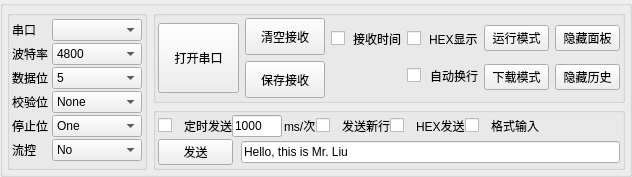
      <widget class="QGroupBox" name="downGroupBox">
       <property name="maximumSize">
        <size>
         <width>16777215</width>
         <height>222</height>
        </size>
       </property>
       <property name="title">
        <string/>
       </property>
       <layout class="QGridLayout" name="gridLayout_7">
        <property name="leftMargin">
         <number>4</number>
        </property>
        <property name="topMargin">
         <number>4</number>
        </property>
        <property name="rightMargin">
         <number>4</number>
        </property>
        <property name="bottomMargin">
         <number>4</number>
        </property>
        <property name="verticalSpacing">
         <number>4</number>
        </property>
        <item row="0" column="0" rowspan="2">
         <widget class="QGroupBox" name="downLeftGroupBox">
          <property name="title">
           <string/>
          </property>
          <layout class="QGridLayout" name="gridLayout_4">
           <property name="leftMargin">
            <number>2</number>
           </property>
           <property name="topMargin">
            <number>2</number>
           </property>
           <property name="rightMargin">
            <number>2</number>
           </property>
           <property name="bottomMargin">
            <number>2</number>
           </property>
           <property name="verticalSpacing">
            <number>1</number>
           </property>
           <item row="0" column="0">
            <layout class="QHBoxLayout" name="chuanHL">
             <item>
              <widget class="QLabel" name="chuanLabel">
               <property name="text">
                <string>串口</string>
               </property>
              </widget>
             </item>
             <item>
              <widget class="ComboxEvent" name="chuanComboBox">
               <property name="minimumSize">
                <size>
                 <width>90</width>
                 <height>0</height>
                </size>
               </property>
               <property name="maximumSize">
                <size>
                 <width>90</width>
                 <height>16777215</height>
                </size>
               </property>
              </widget>
             </item>
            </layout>
           </item>
           <item row="1" column="0">
            <layout class="QHBoxLayout" name="boTeHL">
             <item>
              <widget class="QLabel" name="boTeLabel">
               <property name="text">
                <string>波特率</string>
               </property>
              </widget>
             </item>
             <item>
              <widget class="QComboBox" name="boTeComboBox">
               <property name="minimumSize">
                <size>
                 <width>90</width>
                 <height>0</height>
                </size>
               </property>
               <property name="maximumSize">
                <size>
                 <width>90</width>
                 <height>16777215</height>
                </size>
               </property>
               <item>
                <property name="text">
                 <string>4800</string>
                </property>
               </item>
               <item>
                <property name="text">
                 <string>9600</string>
                </property>
               </item>
               <item>
                <property name="text">
                 <string>19200</string>
                </property>
               </item>
               <item>
                <property name="text">
                 <string>38400</string>
                </property>
               </item>
               <item>
                <property name="text">
                 <string>57600</string>
                </property>
               </item>
               <item>
                <property name="text">
                 <string>74880</string>
                </property>
               </item>
               <item>
                <property name="text">
                 <string>115200</string>
                </property>
               </item>
               <item>
                <property name="text">
                 <string>230400</string>
                </property>
               </item>
               <item>
                <property name="text">
                 <string>460800</string>
                </property>
               </item>
               <item>
                <property name="text">
                 <string>576000</string>
                </property>
               </item>
              </widget>
             </item>
            </layout>
           </item>
           <item row="2" column="0">
            <layout class="QHBoxLayout" name="dataLH">
             <item>
              <widget class="QLabel" name="dataLabel">
               <property name="text">
                <string>数据位</string>
               </property>
              </widget>
             </item>
             <item>
              <widget class="QComboBox" name="dataComboBox">
               <property name="minimumSize">
                <size>
                 <width>90</width>
                 <height>0</height>
                </size>
               </property>
               <property name="maximumSize">
                <size>
                 <width>90</width>
                 <height>16777215</height>
                </size>
               </property>
               <item>
                <property name="text">
                 <string>5</string>
                </property>
               </item>
               <item>
                <property name="text">
                 <string>6</string>
                </property>
               </item>
               <item>
                <property name="text">
                 <string>7</string>
                </property>
               </item>
               <item>
                <property name="text">
                 <string>8</string>
                </property>
               </item>
              </widget>
             </item>
            </layout>
           </item>
           <item row="3" column="0">
            <layout class="QHBoxLayout" name="validHL">
             <item>
              <widget class="QLabel" name="validLabel">
               <property name="text">
                <string>校验位 </string>
               </property>
              </widget>
             </item>
             <item>
              <widget class="QComboBox" name="validComboBox">
               <property name="minimumSize">
                <size>
                 <width>90</width>
                 <height>0</height>
                </size>
               </property>
               <property name="maximumSize">
                <size>
                 <width>90</width>
                 <height>16777215</height>
                </size>
               </property>
               <item>
                <property name="text">
                 <string>None</string>
                </property>
               </item>
               <item>
                <property name="text">
                 <string>Even</string>
                </property>
               </item>
               <item>
                <property name="text">
                 <string>Mark</string>
                </property>
               </item>
               <item>
                <property name="text">
                 <string>Odd</string>
                </property>
               </item>
               <item>
                <property name="text">
                 <string>Space</string>
                </property>
               </item>
              </widget>
             </item>
            </layout>
           </item>
           <item row="4" column="0">
            <layout class="QHBoxLayout" name="stopHL">
             <item>
              <widget class="QLabel" name="stopLabel">
               <property name="text">
                <string>停止位</string>
               </property>
              </widget>
             </item>
             <item>
              <widget class="QComboBox" name="stopComboBox">
               <property name="minimumSize">
                <size>
                 <width>90</width>
                 <height>0</height>
                </size>
               </property>
               <property name="maximumSize">
                <size>
                 <width>90</width>
                 <height>16777215</height>
                </size>
               </property>
               <item>
                <property name="text">
                 <string>One</string>
                </property>
               </item>
               <item>
                <property name="text">
                 <string>OneAndHalf</string>
                </property>
               </item>
               <item>
                <property name="text">
                 <string>Two</string>
                </property>
               </item>
               <item>
                <property name="text">
                 <string>Unkown</string>
                </property>
               </item>
              </widget>
             </item>
            </layout>
           </item>
           <item row="5" column="0">
            <layout class="QHBoxLayout" name="streamHL">
             <item>
              <widget class="QLabel" name="streamLabel">
               <property name="text">
                <string>流控</string>
               </property>
              </widget>
             </item>
             <item>
              <widget class="QComboBox" name="streamComboBox">
               <property name="minimumSize">
                <size>
                 <width>90</width>
                 <height>0</height>
                </size>
               </property>
               <property name="maximumSize">
                <size>
                 <width>90</width>
                 <height>16777215</height>
                </size>
               </property>
               <item>
                <property name="text">
                 <string>No</string>
                </property>
               </item>
               <item>
                <property name="text">
                 <string>Hardware</string>
                </property>
               </item>
               <item>
                <property name="text">
                 <string>Software</string>
                </property>
               </item>
               <item>
                <property name="text">
                 <string>Unknown</string>
                </property>
               </item>
              </widget>
             </item>
            </layout>
           </item>
          </layout>
         </widget>
        </item>
        <item row="0" column="1">
         <widget class="QGroupBox" name="downRightUpGroupBox">
          <property name="title">
           <string/>
          </property>
          <layout class="QHBoxLayout" name="horizontalLayout_2">
           <property name="leftMargin">
            <number>2</number>
           </property>
           <property name="topMargin">
            <number>2</number>
           </property>
           <property name="rightMargin">
            <number>2</number>
           </property>
           <property name="bottomMargin">
            <number>2</number>
           </property>
           <item>
            <widget class="QPushButton" name="closePushButton">
             <property name="maximumSize">
              <size>
               <width>16777215</width>
               <height>70</height>
              </size>
             </property>
             <property name="text">
              <string>打开串口</string>
             </property>
            </widget>
           </item>
           <item>
            <layout class="QVBoxLayout" name="clearSaveVL">
             <item>
              <widget class="QPushButton" name="clearPushButton">
               <property name="minimumSize">
                <size>
                 <width>0</width>
                 <height>37</height>
                </size>
               </property>
               <property name="text">
                <string>清空接收</string>
               </property>
              </widget>
             </item>
             <item>
              <widget class="QPushButton" name="saveRevPushButton">
               <property name="minimumSize">
                <size>
                 <width>0</width>
                 <height>37</height>
                </size>
               </property>
               <property name="text">
                <string>保存接收</string>
               </property>
              </widget>
             </item>
            </layout>
           </item>
           <item>
            <layout class="QGridLayout" name="timeHexLineGridLayout" rowstretch="0,0">
             <property name="sizeConstraint">
              <enum>QLayout::SizeConstraint::SetDefaultConstraint</enum>
             </property>
             <property name="leftMargin">
              <number>0</number>
             </property>
             <item row="0" column="1">
              <layout class="QHBoxLayout" name="hexShowHL">
               <property name="spacing">
                <number>8</number>
               </property>
               <item>
                <widget class="QCheckBox" name="hexShowCheckBox">
                 <property name="maximumSize">
                  <size>
                   <width>20</width>
                   <height>16777215</height>
                  </size>
                 </property>
                 <property name="text">
                  <string/>
                 </property>
                </widget>
               </item>
               <item>
                <widget class="QLabel" name="hexShowLabel">
                 <property name="minimumSize">
                  <size>
                   <width>0</width>
                   <height>20</height>
                  </size>
                 </property>
                 <property name="maximumSize">
                  <size>
                   <width>55</width>
                   <height>20</height>
                  </size>
                 </property>
                 <property name="text">
                  <string>HEX显示</string>
                 </property>
                </widget>
               </item>
              </layout>
             </item>
             <item row="0" column="0">
              <layout class="QHBoxLayout" name="revTimeHL">
               <property name="spacing">
                <number>8</number>
               </property>
               <item>
                <widget class="QCheckBox" name="revTimeCheckBox">
                 <property name="maximumSize">
                  <size>
                   <width>20</width>
                   <height>16777215</height>
                  </size>
                 </property>
                 <property name="text">
                  <string/>
                 </property>
                </widget>
               </item>
               <item>
                <widget class="QLabel" name="revTimeLabel">
                 <property name="minimumSize">
                  <size>
                   <width>0</width>
                   <height>20</height>
                  </size>
                 </property>
                 <property name="maximumSize">
                  <size>
                   <width>55</width>
                   <height>20</height>
                  </size>
                 </property>
                 <property name="text">
                  <string>接收时间</string>
                 </property>
                </widget>
               </item>
              </layout>
             </item>
             <item row="1" column="1">
              <layout class="QHBoxLayout" name="nextLineHL">
               <property name="spacing">
                <number>8</number>
               </property>
               <item>
                <widget class="QCheckBox" name="nextLineCheckBox">
                 <property name="maximumSize">
                  <size>
                   <width>20</width>
                   <height>16777215</height>
                  </size>
                 </property>
                 <property name="text">
                  <string/>
                 </property>
                </widget>
               </item>
               <item>
                <widget class="QLabel" name="nextLineLabel">
                 <property name="minimumSize">
                  <size>
                   <width>0</width>
                   <height>20</height>
                  </size>
                 </property>
                 <property name="maximumSize">
                  <size>
                   <width>55</width>
                   <height>20</height>
                  </size>
                 </property>
                 <property name="text">
                  <string>自动换行</string>
                 </property>
                </widget>
               </item>
              </layout>
             </item>
             <item row="1" column="0">
              <spacer name="horizontalSpacer_2">
               <property name="orientation">
                <enum>Qt::Orientation::Horizontal</enum>
               </property>
               <property name="sizeType">
                <enum>QSizePolicy::Policy::Fixed</enum>
               </property>
               <property name="sizeHint" stdset="0">
                <size>
                 <width>70</width>
                 <height>20</height>
                </size>
               </property>
              </spacer>
             </item>
            </layout>
           </item>
           <item>
            <layout class="QGridLayout" name="modeHideGridLayout">
             <item row="0" column="0">
              <widget class="QPushButton" name="runPushButton">
               <property name="maximumSize">
                <size>
                 <width>65</width>
                 <height>16777215</height>
                </size>
               </property>
               <property name="text">
                <string>运行模式</string>
               </property>
              </widget>
             </item>
             <item row="0" column="1">
              <widget class="QPushButton" name="hideBoardPushButton">
               <property name="maximumSize">
                <size>
                 <width>65</width>
                 <height>16777215</height>
                </size>
               </property>
               <property name="text">
                <string>隐藏面板</string>
               </property>
               <property name="checkable">
                <bool>true</bool>
               </property>
              </widget>
             </item>
             <item row="1" column="0">
              <widget class="QPushButton" name="downLoadPushButton">
               <property name="maximumSize">
                <size>
                 <width>65</width>
                 <height>16777215</height>
                </size>
               </property>
               <property name="text">
                <string>下载模式</string>
               </property>
              </widget>
             </item>
             <item row="1" column="1">
              <widget class="QPushButton" name="hideHisPushButton">
               <property name="maximumSize">
                <size>
                 <width>65</width>
                 <height>16777215</height>
                </size>
               </property>
               <property name="text">
                <string>隐藏历史</string>
               </property>
               <property name="checkable">
                <bool>true</bool>
               </property>
              </widget>
             </item>
            </layout>
           </item>
          </layout>
         </widget>
        </item>
        <item row="1" column="1">
         <widget class="QGroupBox" name="dowRightDownGroupBox">
          <property name="title">
           <string/>
          </property>
          <layout class="QGridLayout" name="gridLayout_6">
           <property name="leftMargin">
            <number>2</number>
           </property>
           <property name="topMargin">
            <number>2</number>
           </property>
           <property name="rightMargin">
            <number>2</number>
           </property>
           <property name="bottomMargin">
            <number>2</number>
           </property>
           <property name="verticalSpacing">
            <number>2</number>
           </property>
           <item row="0" column="0">
            <layout class="QHBoxLayout" name="downRightUpHL">
             <property name="rightMargin">
              <number>1</number>
             </property>
             <item>
              <layout class="QHBoxLayout" name="timeSendHL">
               <property name="spacing">
                <number>12</number>
               </property>
               <item>
                <widget class="QCheckBox" name="timeSendCheckBox">
                 <property name="maximumSize">
                  <size>
                   <width>15</width>
                   <height>16777215</height>
                  </size>
                 </property>
                 <property name="text">
                  <string/>
                 </property>
                </widget>
               </item>
               <item>
                <widget class="QLabel" name="timeSendLabel">
                 <property name="maximumSize">
                  <size>
                   <width>55</width>
                   <height>16777215</height>
                  </size>
                 </property>
                 <property name="text">
                  <string>定时发送</string>
                 </property>
                </widget>
               </item>
              </layout>
             </item>
             <item>
              <layout class="QHBoxLayout" name="freqHL">
               <property name="spacing">
                <number>2</number>
               </property>
               <item>
                <widget class="QLineEdit" name="freqLineEdit">
                 <property name="maximumSize">
                  <size>
                   <width>50</width>
                   <height>16777215</height>
                  </size>
                 </property>
                 <property name="text">
                  <string>1000</string>
                 </property>
                </widget>
               </item>
               <item>
                <widget class="QLabel" name="freqLabel">
                 <property name="maximumSize">
                  <size>
                   <width>35</width>
                   <height>16777215</height>
                  </size>
                 </property>
                 <property name="text">
                  <string>ms/次</string>
                 </property>
                </widget>
               </item>
              </layout>
             </item>
             <item>
              <layout class="QHBoxLayout" name="newLineSendHL">
               <property name="spacing">
                <number>12</number>
               </property>
               <item>
                <widget class="QCheckBox" name="newLineSendCheckBox">
                 <property name="maximumSize">
                  <size>
                   <width>15</width>
                   <height>16777215</height>
                  </size>
                 </property>
                 <property name="text">
                  <string/>
                 </property>
                </widget>
               </item>
               <item>
                <widget class="QLabel" name="newLineSendLabel">
                 <property name="maximumSize">
                  <size>
                   <width>55</width>
                   <height>16777215</height>
                  </size>
                 </property>
                 <property name="text">
                  <string>发送新行</string>
                 </property>
                </widget>
               </item>
              </layout>
             </item>
             <item>
              <layout class="QHBoxLayout" name="HexSendHL">
               <property name="spacing">
                <number>12</number>
               </property>
               <item>
                <widget class="QCheckBox" name="HexSendCheckBox">
                 <property name="maximumSize">
                  <size>
                   <width>15</width>
                   <height>16777215</height>
                  </size>
                 </property>
                 <property name="text">
                  <string/>
                 </property>
                </widget>
               </item>
               <item>
                <widget class="QLabel" name="HexSendLabel">
                 <property name="maximumSize">
                  <size>
                   <width>55</width>
                   <height>16777215</height>
                  </size>
                 </property>
                 <property name="text">
                  <string>HEX发送</string>
                 </property>
                </widget>
               </item>
              </layout>
             </item>
             <item>
              <layout class="QHBoxLayout" name="formatInputHL">
               <property name="spacing">
                <number>12</number>
               </property>
               <item>
                <widget class="QCheckBox" name="formatInputCheckBox">
                 <property name="maximumSize">
                  <size>
                   <width>15</width>
                   <height>16777215</height>
                  </size>
                 </property>
                 <property name="text">
                  <string/>
                 </property>
                </widget>
               </item>
               <item>
                <widget class="QLabel" name="formatInputLabel">
                 <property name="maximumSize">
                  <size>
                   <width>55</width>
                   <height>16777215</height>
                  </size>
                 </property>
                 <property name="text">
                  <string>格式输入</string>
                 </property>
                </widget>
               </item>
              </layout>
             </item>
             <item>
              <spacer name="horizontalSpacer">
               <property name="orientation">
                <enum>Qt::Orientation::Horizontal</enum>
               </property>
               <property name="sizeHint" stdset="0">
                <size>
                 <width>80</width>
                 <height>20</height>
                </size>
               </property>
              </spacer>
             </item>
            </layout>
           </item>
           <item row="1" column="0">
            <layout class="QHBoxLayout" name="downRightBottomHL" stretch="1,0">
             <property name="spacing">
              <number>8</number>
             </property>
             <item>
              <widget class="QPushButton" name="sendPushButton">
               <property name="maximumSize">
                <size>
                 <width>75</width>
                 <height>16777215</height>
                </size>
               </property>
               <property name="text">
                <string>发送</string>
               </property>
              </widget>
             </item>
             <item>
              <widget class="QLineEdit" name="sendLineEdit">
               <property name="text">
                <string>Hello, this is Mr. Liu</string>
               </property>
              </widget>
             </item>
            </layout>
           </item>
          </layout>
         </widget>
        </item>
       </layout>
      </widget>
